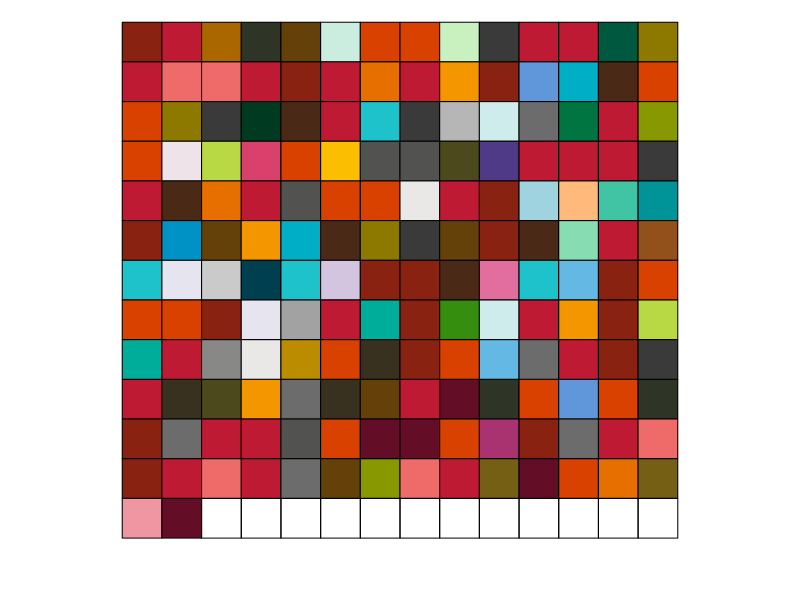
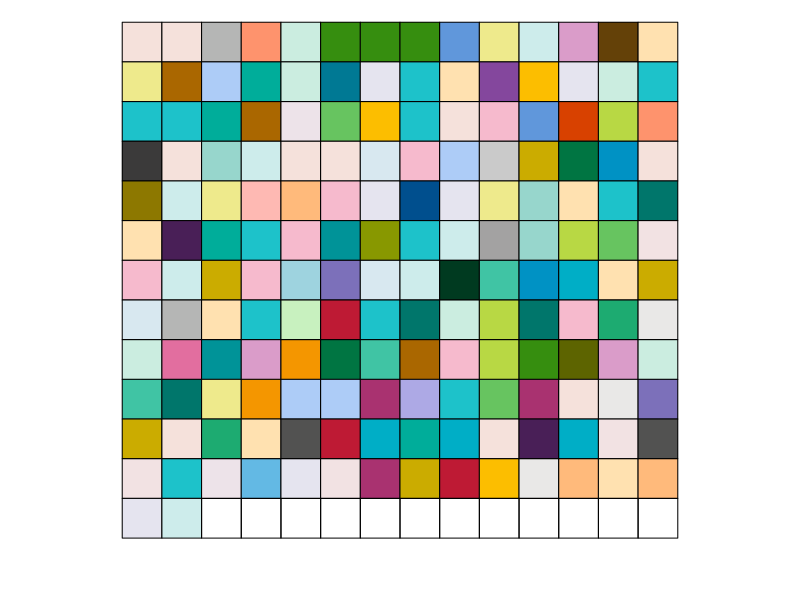
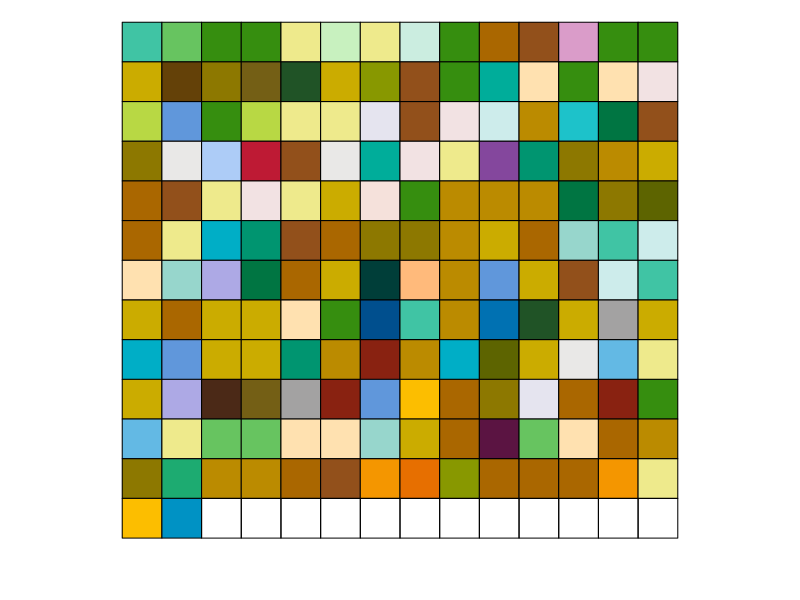
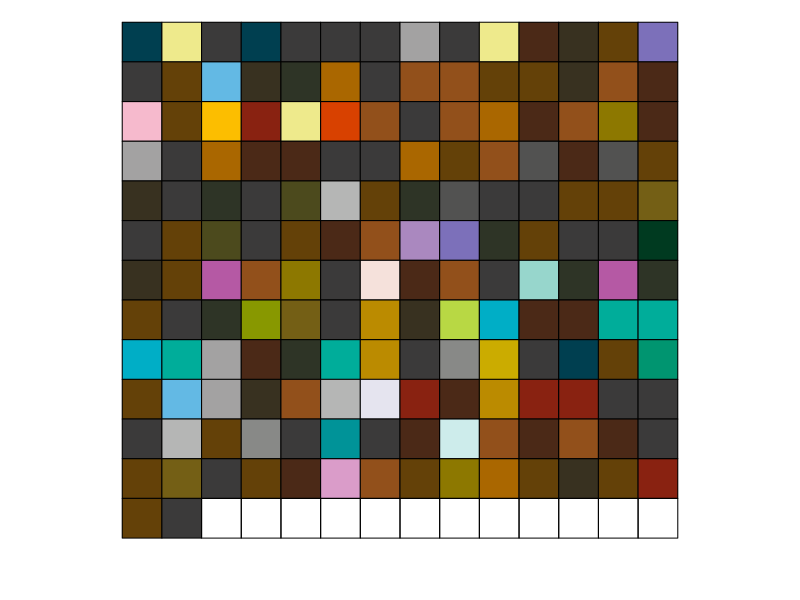
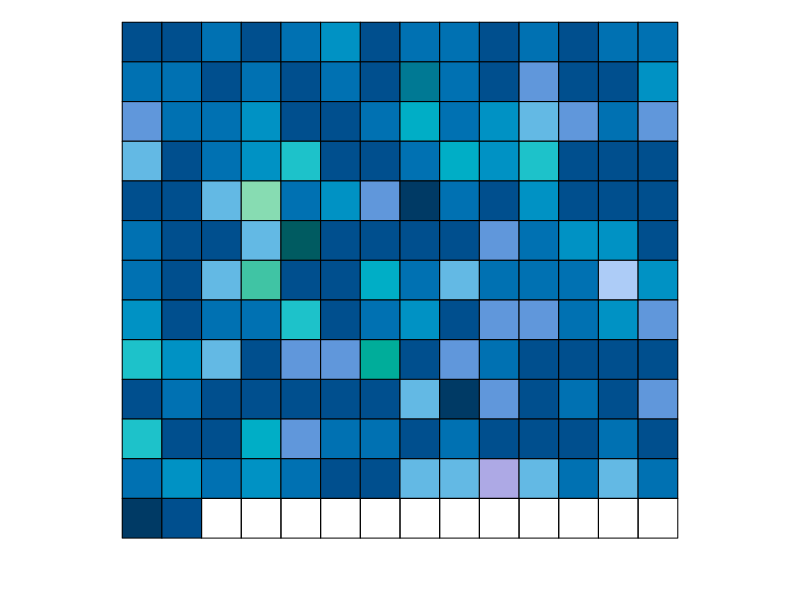
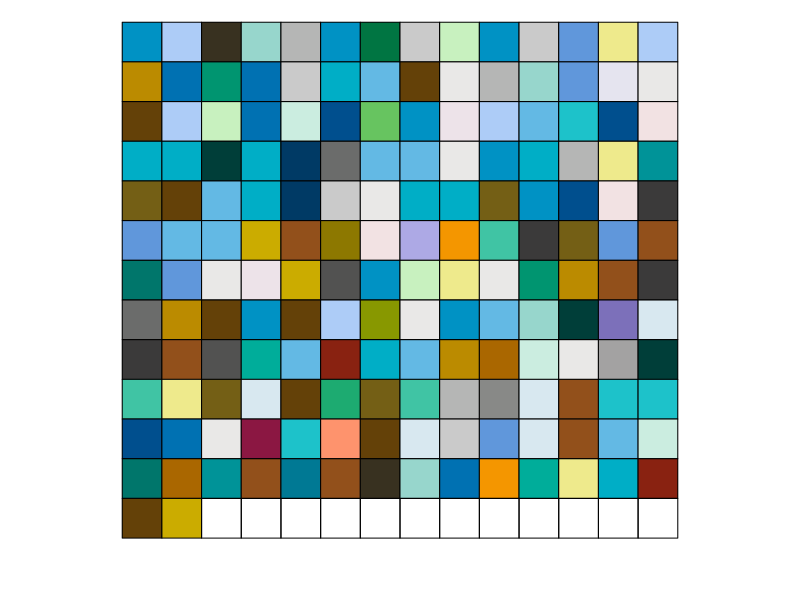
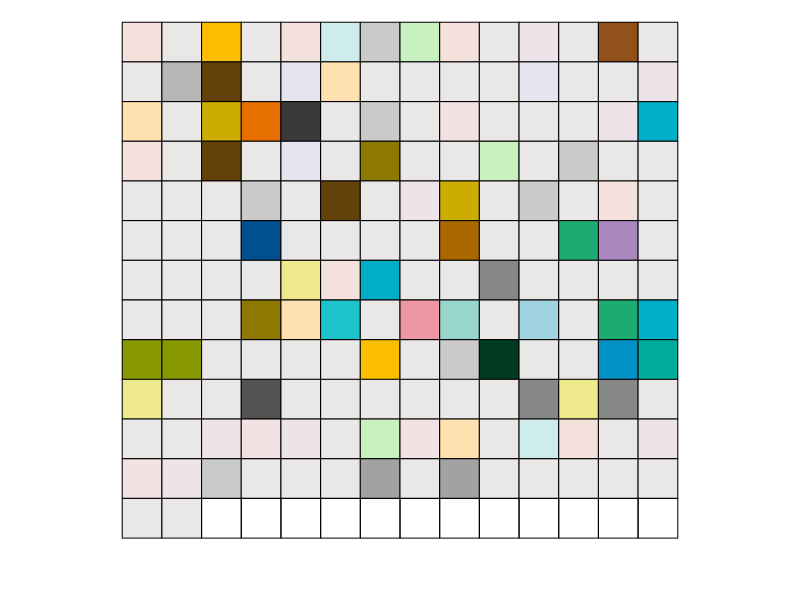
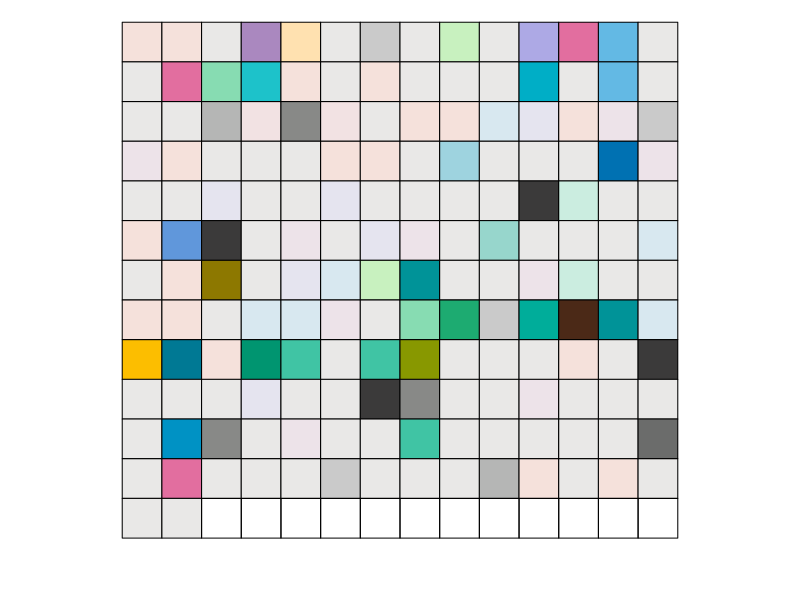

Source code (R) for these figures, in order: (Note: this script raises an error after producing the figures.)
## ---- chunk 1
library(tidyverse)
library(knitr)
library(scales)
library(xtable)
library(ggrepel)
## ---- chunk 2
d.raw = read_csv('../data/norming/dataFromMongo.csv') 
## ---- chunk 3
d.raw %>%
  group_by(aID) %>%
  unite(trial_chunk, trial_type, condition) %>%
  filter(trial_index == last(trial_index)) %>%
  group_by(trial_chunk) %>%
  tally() %>%
  kable() %>%
  cat(sep = '\n')
## ---- chunk 4
complete_games = d.raw %>%
  filter(trial_type == 'color-picker') %>%
  group_by(aID) %>%
  tally() %>%
  filter(n == 89) %>% 
  pull(aID)

cat('including', length(complete_games), 'complete games')
## ---- chunk 5
d <- d.raw %>%
  filter(aID %in% complete_games)

d %>%
  group_by(wordSetID, aID) %>%
  tally() %>%
  group_by(wordSetID) %>%
  tally()
## ---- chunk 6
words <- d %>%
  pull(word) %>%
  unique()

colorAssociations <- d %>%
  filter(trial_type == 'color-picker')

write.csv(colorAssociations, "../data/norming/colorPickerData-0.csv", row.names = TRUE)
  
## ---- chunk 7
d %>%
  filter(trial_type == 'color-picker') %>%
  mutate(hex = rgb(response_r/255, response_g/255, response_b/255)) %>%
  group_by(word) %>%
  do(ggsave(.$word, device = 'png', plot = show_col(.$hex, labels = F)))
## ---- chunk 8
read_csv('../data/norming/compiled-variance-entropy-glasgowRatings.csv') %>%
  filter(imageability != 'N/A') %>%
  mutate(imageability = as.numeric(imageability),
         concreteness = as.numeric(concreteness)) %>%
  ggplot(aes(x = variance, y = entropy)) +
    geom_text(aes(label = word)) +
    geom_smooth(method ='lm')
## ---- chunk 9
d = read_csv('../data/norming/compiled-variance-entropy-glasgowRatings.csv') 
## ---- chunk 10
filteredData = d %>%
  filter(imageability != 'N/A') %>%
  mutate(imageability = as.numeric(imageability),
         concreteness = as.numeric(concreteness))
## ---- chunk 11
filteredData %>%
  mutate(log_variance = log(variance)) %>%
  pivot_longer(-word) %>%
  ggplot(aes(x = value)) +
    geom_histogram() +
    facet_wrap(~ name, scales='free') +
    theme_few()
## ---- chunk 12
scatter.smooth(x=filteredData$variance, y=filteredData$imageability)
scatter.smooth(x=filteredData$variance, y=filteredData$concreteness)
scatter.smooth(x=filteredData$entropy, y=filteredData$imageability)
scatter.smooth(x=filteredData$entropy, y=filteredData$concreteness)
## ---- chunk 13
cor(filteredData$entropy, filteredData$variance, method = 'spearman')
cor(filteredData$entropy, filteredData$concreteness, method = 'spearman')
cor(filteredData$entropy, filteredData$imageability, method = 'spearman')
## ---- chunk 14
# correlation
cat('variance-imageability correlation = ', cor(filteredData$variance, filteredData$imageability))
cor.test(filteredData$variance, filteredData$imageability)

# get summary stats
linearModIMAG <- lm(log(variance) ~ imageability, data=filteredData) # imageability as a function of variance
imagSummary <- summary(linearModIMAG) # capture model summary as an object
print(imagSummary)

# calculate summary stats for practice
imagCoeffs <- imagSummary$coefficients # model coefficients
beta.estimate <- imagCoeffs["variance", "Estimate"]  # get beta estimate for variance
std.error <- imagCoeffs["variance", "Std. Error"]  # get std.error for variance

t_value_imag <- beta.estimate/std.error  # calc t statistic
# larger t-value indicates that it is less likely that the coefficient is not equal to zero purely by chance

p_value_imag <- 2*pt(-abs(t_value), df=nrow(filteredData)-ncol(filteredData))  # calc p Value
# when p Value is less than significance level (< 0.05), we can safely reject the null hypothesis that the co-efficient β of the predictor is zero

f_statistic <- linearModIMAG$fstatistic[1]  # fstatistic
f <- summary(linearModIMAG)$fstatistic  # parameters for model p-value calc
model_p <- pf(f[1], f[2], f[3], lower=FALSE)
## ---- chunk 15
# correlation
cat('entropy-concreteness correlation = ', cor(filteredData$entropy, filteredData$concreteness))
cat('concreteness-imagability correlation = ', cor(filteredData$imageability, filteredData$concreteness))
cor.test(filteredData$entropy, filteredData$concreteness)

# get summary stats
# concreteness as a function of variance
linearModImg <- filteredData %>%
  lm(log(entropy) ~ imageability,
     data = .)

linearModConcrete <- filteredData %>%
  lm(log(entropy) ~ concreteness, 
     data=.) 

linearModBoth <- filteredData %>%
  lm(log(entropy) ~ imageability + concreteness,
     data=.) 

anova(linearModImg, linearModBoth)
anova(linearModConcrete, linearModBoth)
cncSummary <- summary(linearModBoth)
print(cncSummary)
## ---- chunk 16
linearMod <- lm(variance ~ imageability + concreteness, data=filteredData)
print(summary(linearMod))

linearMod <- lm(entropy ~ imageability + concreteness, data=filteredData)
print(summary(linearMod))
## ---- chunk 17
library(lme4)

mixedModel <- lmer(imageability ~ variance + (1|word), data=filteredData, control=lmerControl(check.nobs.vs.nlev = "ignore", check.nobs.vs.rankZ = "ignore", check.nobs.vs.nRE="ignore"))
summary(mixedModel)
## ---- chunk 18
ordered <- filteredData[order( filteredData[,3] ),]
barplot(ordered$entropy, main="Entropy", xlab="words")
## ---- chunk 19
library(tidyverse)
library(knitr)
library(scales)
library(xtable)
library(broom)
## ---- chunk 20
dExpectation = read_csv('./expectation/expectations-by-condition.csv') 
dTruth = read_csv('./expectation/ground-truth-by-condition.csv') 
## ---- chunk 21
# Average expectation rating slider 
avgExpectation <- aggregate(dExpectation[, 2], list(dExpectation$word), mean)
# Each person and say what percent matched their response -> then average that 
avgTruth <- aggregate(dTruth[, 2], list(dTruth$word), mean)

# Z score averages of expectation rating and actual percent matches (across participants) and compare
expectation <- aggregate(dExpectation[, 2], list(dExpectation$word), mean) %>% 
  mutate(zscore = (sliderResponse - mean(sliderResponse))/sd(sliderResponse))

truth <-  aggregate(dTruth[, 2], list(dTruth$word), mean) %>% 
  mutate(zscore = (groundTruth - mean(groundTruth))/sd(groundTruth))
## ---- chunk 22
scatter.smooth(x=expectation$zscore, y=truth$zscore, xlab="Average expecation rating", ylab="Average percent agreement", main="Expected agreement vs. actual agreement")
## ---- chunk 23
library("ggpubr")
ggboxplot(dExpectation, y = "sliderResponse", main= "Expected Agreement by Condition",
          color = "condition", palette = c("#D8644B", "#4B7CD8"),
          order = c("concrete", "abstract"), ylim = c(0, 100),
          ylab = "% of population expected to share one's color association", xlab="words")
## ---- chunk 24


ggboxplot(dTruth, y = "groundTruth", main= "Actual Agreement by Condition",
          color = "condition", palette = c("#D8644B", "#4B7CD8"),
          order = c("concrete", "abstract"), ylim = c(0, 100),
          ylab = "% of population actually sharing color association", xlab="words")
## ---- chunk 25
selectedWords <- filter(dExpectation, word %in% c("lemon", "sun", "tomato", "fire", "apple", "spinach", "vegetable", "tree", "daffodil"))

boxplot(sliderResponse~word, data=selectedWords, main="Expected Agreement",
   xlab="Words", ylab="% of population expected to share one's color association", ylim = c(0, 100))
## ---- chunk 26
selectedWords <- filter(dTruth, word %in% c("lemon", "sun", "tomato", "fire", "apple", "spinach", "vegetable", "tree", "daffodil"))

boxplot(groundTruth~word, data=selectedWords, main="Actual Agreement",
   xlab="Words", ylab="% of population actually sharing association", ylim = c(0, 100))
